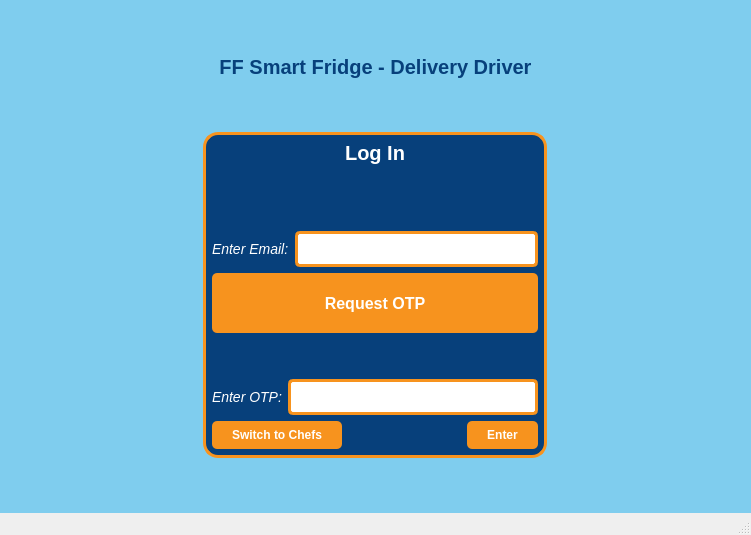
<?xml version="1.0" encoding="UTF-8"?>
<ui version="4.0">
 <class>OTPWindow</class>
 <widget class="QMainWindow" name="OTPWindow">
  <property name="geometry">
   <rect>
    <x>0</x>
    <y>0</y>
    <width>751</width>
    <height>535</height>
   </rect>
  </property>
  <property name="windowTitle">
   <string>MainWindow</string>
  </property>
  <property name="styleSheet">
   <string notr="true">#centralwidget {
	background-color: #7fcdee;
}

QLabel {
	color: #07407b;
}

QLineEdit {
	border: 2.5px solid #f7931e;
	border-radius: 5px;
	padding: 7px 20px;
}

QPushButton {
	color: #ffffff;
	font-weight: bold;
	background-color: #f7931e;
	border-radius: 5px;
	padding: 7px 20px;
}

QPushButton::hover {
	color:  #f7931e;
	font-weight: bold;
	background-color: #ffffff;
}

#DDLabel {
	color: #07407b;
	font-weight: bold;
	font-size: 20px;
}

#LoginBox {
	background-color: #07407b;
	border: 2.5px solid #f7931e;
	border-radius: 15px;
}

#LoginLabel {
	color: #ffffff;
	font-weight: bold;
	font-size: 20px;
	font-style: normal;
}

#EmailLabel {
	color: #ffffff;
	font-size: 14px;
	font-style: italic;
}

#OTPLabel {
	color: #ffffff;
	font-size: 14px;
	font-style: italic;
}

#RequestOTPButton {
	font-size: 16px;
}</string>
  </property>
  <widget class="QWidget" name="centralwidget">
   <layout class="QVBoxLayout" name="verticalLayout">
    <item>
     <spacer name="verticalSpacer_3">
      <property name="orientation">
       <enum>Qt::Vertical</enum>
      </property>
      <property name="sizeHint" stdset="0">
       <size>
        <width>20</width>
        <height>40</height>
       </size>
      </property>
     </spacer>
    </item>
    <item>
     <widget class="QLabel" name="DDLabel">
      <property name="text">
       <string>FF Smart Fridge - Delivery Driver</string>
      </property>
      <property name="alignment">
       <set>Qt::AlignCenter</set>
      </property>
     </widget>
    </item>
    <item>
     <spacer name="verticalSpacer_2">
      <property name="orientation">
       <enum>Qt::Vertical</enum>
      </property>
      <property name="sizeHint" stdset="0">
       <size>
        <width>20</width>
        <height>40</height>
       </size>
      </property>
     </spacer>
    </item>
    <item alignment="Qt::AlignHCenter">
     <widget class="QWidget" name="LoginBox" native="true">
      <property name="minimumSize">
       <size>
        <width>0</width>
        <height>0</height>
       </size>
      </property>
      <property name="maximumSize">
       <size>
        <width>500</width>
        <height>16777215</height>
       </size>
      </property>
      <layout class="QVBoxLayout" name="verticalLayout_2">
       <item>
        <widget class="QLabel" name="LoginLabel">
         <property name="text">
          <string>Log In</string>
         </property>
         <property name="alignment">
          <set>Qt::AlignCenter</set>
         </property>
        </widget>
       </item>
       <item>
        <spacer name="verticalSpacer_4">
         <property name="orientation">
          <enum>Qt::Vertical</enum>
         </property>
         <property name="sizeHint" stdset="0">
          <size>
           <width>20</width>
           <height>40</height>
          </size>
         </property>
        </spacer>
       </item>
       <item>
        <layout class="QHBoxLayout" name="horizontalLayout_3">
         <property name="topMargin">
          <number>20</number>
         </property>
         <item>
          <widget class="QLabel" name="EmailLabel">
           <property name="text">
            <string>Enter Email:</string>
           </property>
          </widget>
         </item>
         <item>
          <widget class="QLineEdit" name="EmailLineEdit"/>
         </item>
        </layout>
       </item>
       <item>
        <widget class="QPushButton" name="RequestOTPButton">
         <property name="sizePolicy">
          <sizepolicy hsizetype="Expanding" vsizetype="Fixed">
           <horstretch>0</horstretch>
           <verstretch>0</verstretch>
          </sizepolicy>
         </property>
         <property name="minimumSize">
          <size>
           <width>0</width>
           <height>60</height>
          </size>
         </property>
         <property name="maximumSize">
          <size>
           <width>16777215</width>
           <height>16777215</height>
          </size>
         </property>
         <property name="text">
          <string>Request OTP</string>
         </property>
        </widget>
       </item>
       <item>
        <spacer name="verticalSpacer_5">
         <property name="orientation">
          <enum>Qt::Vertical</enum>
         </property>
         <property name="sizeHint" stdset="0">
          <size>
           <width>20</width>
           <height>40</height>
          </size>
         </property>
        </spacer>
       </item>
       <item>
        <layout class="QHBoxLayout" name="horizontalLayout">
         <item>
          <widget class="QLabel" name="OTPLabel">
           <property name="text">
            <string>Enter OTP:</string>
           </property>
          </widget>
         </item>
         <item>
          <widget class="QLineEdit" name="OTPLineEdit">
           <property name="minimumSize">
            <size>
             <width>250</width>
             <height>0</height>
            </size>
           </property>
          </widget>
         </item>
        </layout>
       </item>
       <item>
        <layout class="QHBoxLayout" name="horizontalLayout_2">
         <item>
          <widget class="QPushButton" name="ChefSwitchButton">
           <property name="maximumSize">
            <size>
             <width>16777215</width>
             <height>16777215</height>
            </size>
           </property>
           <property name="text">
            <string>Switch to Chefs</string>
           </property>
          </widget>
         </item>
         <item>
          <spacer name="horizontalSpacer">
           <property name="orientation">
            <enum>Qt::Horizontal</enum>
           </property>
           <property name="sizeHint" stdset="0">
            <size>
             <width>40</width>
             <height>20</height>
            </size>
           </property>
          </spacer>
         </item>
         <item>
          <widget class="QPushButton" name="OTPButton">
           <property name="text">
            <string>Enter</string>
           </property>
          </widget>
         </item>
        </layout>
       </item>
      </layout>
     </widget>
    </item>
    <item>
     <spacer name="verticalSpacer">
      <property name="orientation">
       <enum>Qt::Vertical</enum>
      </property>
      <property name="sizeHint" stdset="0">
       <size>
        <width>20</width>
        <height>40</height>
       </size>
      </property>
     </spacer>
    </item>
   </layout>
  </widget>
  <widget class="QMenuBar" name="menubar">
   <property name="geometry">
    <rect>
     <x>0</x>
     <y>0</y>
     <width>751</width>
     <height>21</height>
    </rect>
   </property>
  </widget>
  <widget class="QStatusBar" name="statusbar"/>
 </widget>
 <resources/>
 <connections/>
</ui>
